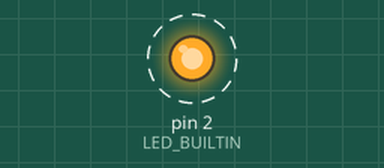
Simulated run of this sketch. Board: Arduino Uno, built with avr-gcc and run on an emulated ATmega328P. Parts: output pins drawn as LEDs (lit = HIGH). Dashed ring = blinking.

Above: at 0.12 s.
Timing chart, 0 to 3.0 s (numbered marks = the images above):
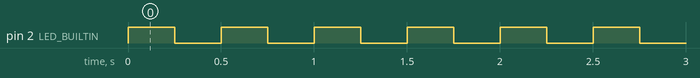

Measured:
- by itself, pin 2 (LED_BUILTIN): alternates HIGH for 0.25 s and LOW for 0.25 s

The sketch:

Blink.ino
```cpp
#define LED_BUILTIN 2

void setup() {
  //HIDuiap.begin();
  pinMode(LED_BUILTIN, OUTPUT);
}

void loop() {
   digitalWrite(LED_BUILTIN, HIGH);
   delay(250);
   digitalWrite(LED_BUILTIN, LOW);
   delay(250);
}
```
